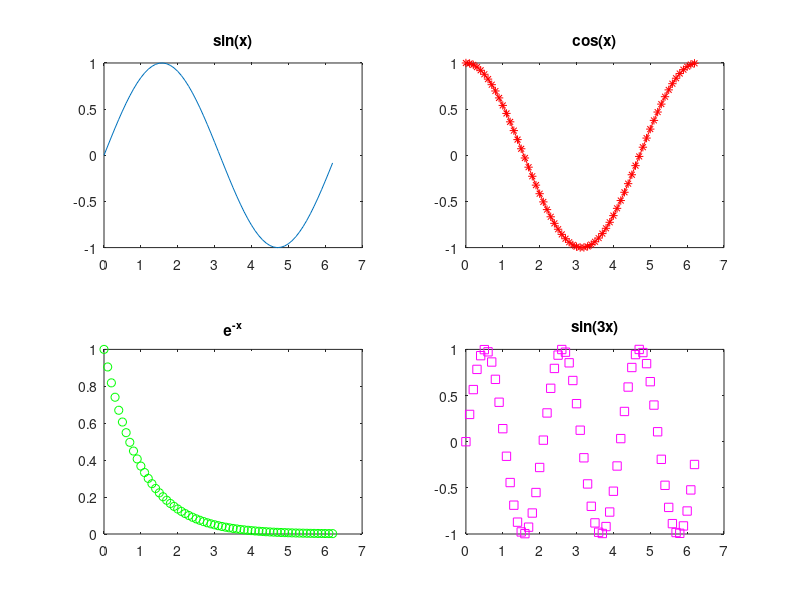

Here is the MATLAB script that generated this plot:
clc
clear all
x=0:0.1:2*pi;
subplot(2,2,1)
plot(x,sin(x));
title('sin(x)')
subplot(2,2,2)
plot(x,cos(x),'r-*');
title('cos(x)')
subplot(2,2,3)
plot(x,exp(-x),'go')
title('e^{-x}')
subplot(2,2,4);
plot(x,sin(3*x),'ms')
title('sin(3x)')